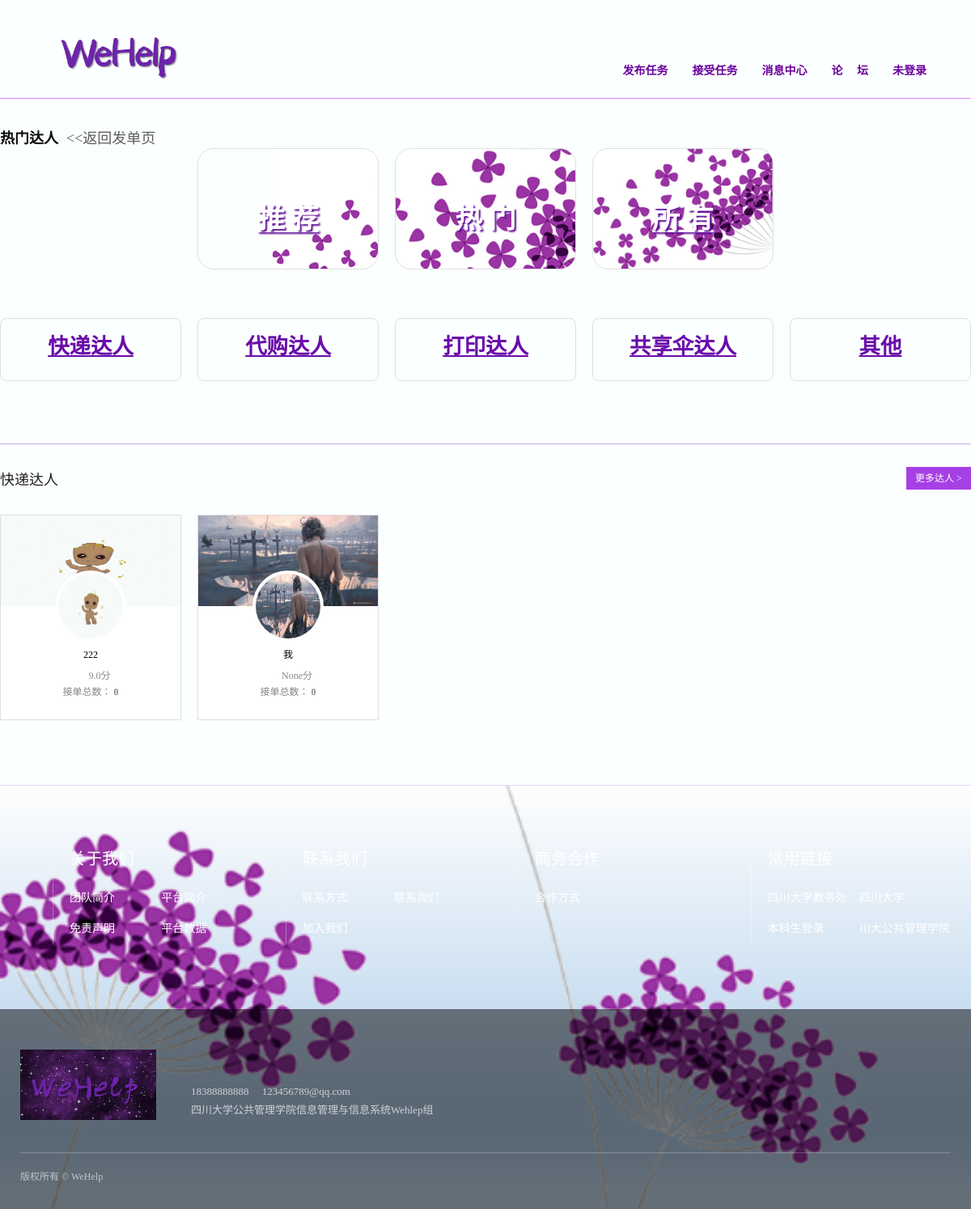
The page /Send/popular_master on the database its author committed.
### Login/models.py (models this page shows, shortened)
class User(AbstractUser):
    gender_choice = (
        (u'M', u'Male'),
        (u'F', u'Female'),
    )
    login = (
        ('0', u'离线'),
        ('1', u'在线'),
    )
    username = models.CharField(max_length=64, verbose_name='用户名', unique=True)
    name = models.CharField(max_length=64, blank=True, verbose_name='姓名')
    gender = models.CharField(max_length=2, choices=gender_choice)
    college = models.CharField(max_length=64, blank=True, verbose_name='学院')
    major = models.CharField(max_length=64, blank=True, verbose_name='专业')
    birthday = models.DateField(blank=True, null=True, verbose_name='生日')
    email = models.EmailField(blank=True, verbose_name='邮箱')
    qq_num = models.CharField(max_length=64, blank=True, verbose_name='QQ号')
    avatar = models.ImageField(upload_to='avatar', verbose_name='头像')
    final_remark = models.FloatField(max_length=10, null=True, blank=True, verbose_name='总评分')
    task_take_num = models.IntegerField(default=0, blank=True, verbose_name='接单总次数')
    alike = models.IntegerField(default=0, blank=True, verbose_name='点赞总次数')
    attention = models.IntegerField(default=0, blank=True, verbose_name='关注总次数')
    is_login = models.CharField(max_length=128, choices=login, default='0', verbose_name='')
    master_type = models.ForeignKey(MasterType, on_delete=models.CASCADE, blank=True, null=True, verbose_name='达人类型')
    become_master_datetime = models.DateTimeField(auto_now_add=True, verbose_name='成为达人时间')
    master_take_delivery_times = models.IntegerField(default=0, blank=True, verbose_name='接快递总次数')
    master_take_buy_times = models.IntegerField(default=0, blank=True, verbose_name='接代购总次数')
    master_take_print_times = models.IntegerField(default=0, blank=True, verbose_name='接打印总次数')
    master_take_umbrella_times = models.IntegerField(default=0, blank=True, verbose_name='接共享伞总次数')
    master_take_others_times = models.IntegerField(default=0, blank=True, verbose_name='接其他单次数')
    class Meta:
        verbose_name = '用户资料'
        verbose_name_plural = verbose_name

### Send/views.py (the view)
def popular_master(request):
    deliverys = User.objects.all().filter(master_type_id='1').order_by('master_take_delivery_times')[0:5]
    buys = User.objects.all().filter(master_type_id='2').order_by('master_take_buy_times')[0:5]
    prints = User.objects.all().filter(master_type_id='3').order_by('master_take_print_times')[0:5]
    umbrellas = User.objects.all().filter(master_type_id='4').order_by('master_take_umbrella_times')[0:5]
    otherss = User.objects.all().filter(master_type_id='5').order_by('master_take_others_times')[0:5]
    delivery = MasterType.objects.get(master_type_id='1')
    buy = MasterType.objects.get(master_type_id='2')
    print = MasterType.objects.get(master_type_id='3')
    umbrella = MasterType.objects.get(master_type_id='4')
    others = MasterType.objects.get(master_type_id='5')
    return render(request, 'Send/popular_master.html', {'deliverys': deliverys, 'delivery': delivery,
                                                        'buys': buys, 'buy': buy,
                                                        'prints': prints, 'print': print,
                                                        'umbrellas': umbrellas, 'umbrella': umbrella,
                                                        'otherss': otherss,  'others': others,
                                                        })

### Send/templates/Send/popular_master.html (shortened to what this page needs)
{% extends 'home.html' %}
{% load static %}
{% block css %}
    <link rel="stylesheet" href="{% static 'css/pop_ms.css' %}" type = "text/css"/>
    <link rel="stylesheet" href="{% static 'css/index02.css' %}" type = "text/css"/>
{% endblock %}
{% block content %}
  <div class="main">
      <div class="main-inner body-width">
      <span class="aa"><a href="{% url 'Send:send_category'%}" class="cate"><<返回发单页</a><span style="color: #0f0f0f; float: left; font-size: 18px"><b>热门达人</b></span></span>
          <div class="banner clearfix">
              <div class="main-cont main-cate">
                  <ul class="main-cont__list clearfix">
                      <li class="item" style=" background:  url({% static 'images/dm21.png' %}) no-repeat right; background-size: cover; ">
                          <div class="info">
                              <a href="{% url 'Send:recommend_master' %}" class="info-title"><p><b><u>推&nbsp;荐</u></b></p></a>
                          </div>
                      </li>
                      <li class="item" style=" background: url({% static 'images/dm22.png' %}) no-repeat right; background-size: cover; ">
                          <div class="info">
                              <a href="{% url 'Send:popular_master' %}" class="info-title"><p><b>热&nbsp;门</b></p></a>
                          </div>
                      </li>
                      <li class="item" style=" background: url({% static 'images/dm23.png' %}) no-repeat scroll left; background-size: cover; ">
                          <div class="info">
                              <a href="{% url 'Send:masters' %}" class="info-title"><p><b><u>所&nbsp;有</u></b></p></a>
                          </div>
                      </li>
                  </ul>
              </div>
              <div class="main-cont main-cate2">
                  <ul class="main-cont__list clearfix">
                      <li class="item" style=" background: url({% static 'images/cate01.png' %}) no-repeat; background-size: cover; ">
                          <div class="info">
                              <a href="{% url 'Send:master_category' delivery.master_type_id %}" class="info-title"><p><b><u>快递达人</u></b></p></a>
                          </div>
                      </li>
                      <li class="item" style=" background: url({% static 'images/cate02.png' %}) no-repeat; background-size: cover; ">
                          <div class="info">
                              <a href="{% url 'Send:master_category' buy.master_type_id %}" class="info-title"><p><b><u>代购达人</u></b></p></a>
                          </div>
                      </li>
                      <li class="item" style=" background: url({% static 'images/cate03.png' %}) no-repeat; background-size: cover; ">
                          <div class="info">
                              <a href="{% url 'Send:master_category' print.master_type_id %}" class="info-title"><p><b><u>打印达人</u></b></p></a>
                          </div>
                      </li>
                      <li class="item" style=" background: url({% static 'images/cate04.png' %}) no-repeat; background-size: cover; ">
                          <div class="info">
                              <a href="{% url 'Send:master_category' umbrella.master_type_id %}" class="info-title"><p><b><u>共享伞达人</u></b></p></a>
                          </div>
                      </li>
                      <li class="item" style=" background: url({% static 'images/cate05.png' %}) no-repeat; background-size: cover; ">
                          <div class="info">
                              <a href="{% url 'Send:master_category' others.master_type_id %}" class="info-title"><p><b><u>其他</u></b></p></a>
                          </div>
                      </li>
                  </ul>
              </div>
          </div>
      <div class="main-cont main-user">
          {% if deliverys and delivery%}
              <div class="main-cont__title">
                  <h3>快递达人</h3>
                  <a href="{% url 'Send:master_category' delivery.master_type_id %}" class="more">更多达人 ></a>
              </div>
              <ul class="main-cont__list clearfix">
              {% for user in deliverys %}
                  <li class="item">
                      <a href="{% url 'Send:master_details' user.id %}" ><img src="/media/{{ user.avatar }}" style="height: 112px;width: 100%;" ></a>
                      <a href="{% url 'Send:master_details' user.id %}" class="headImg"><img src="/media/{{ user.avatar }}" alt="#"></a>
                      <div class="info">
                          <a href="{% url 'Send:master_details' user.id %}" class="info-title">{{ user.username}}</a>
                          <p><i class="icon-star"></i>{{ user.final_remark}}分</p>
                          <p>接单总数： <b>{{ user.task_take_num}}</b></p>
                      </div>
                  </li>
              {% endfor %}
              </ul>
          {% endif %}
      </div>
    </div>
  </div>
{% endblock %}

### static/css/base01.css (style rules this page uses)
html, body, div, span, object, iframe, h1, h2, h3, h4, h5, h6, p, blockquote, pre, a, abbr, acronym, address, figure, figcaption, code, del, dfn, em, button, q, dl, dt, dd, ol, ul, li, fieldset, form, legend, table, tf, tr, th { border: 0px; padding: 0px; font-size: 100%; margin: 0px; font-family: inherit; -webkit-font-smoothing: subpixel-antialiased; -webkit-text-size-adjust: 100%; font-weight: normal; word-break: break-word; }
body { background: #fcffff; color: #222; line-height: 1.6em; font-size: 12px; font-family: "å¾®è½¯é é»", "Microsoft YaHei", "PingFang SC", "Hiragino Sans GB", PingHei, STHeiti; margin: 0px auto; max-width: 2560px; overflow-x: hidden; }
img { border: 0px; vertical-align: bottom; -ms-interpolation-mode: bicubic; }
a { text-decoration: none; color: #000; }
ul, li { list-style-type: none; }
.clearfix:after { display: block; content: ''; clear: both; height: 0px; visibility: hidden; }
.clearfix { *display: table; *zoom: 1; }

### Send/static/css/pop_ms.css (style rules this page uses)
.body-width { width: 1200px; margin: 0 auto; }
.main { position: relative; padding-bottom: 80px; background-color: #fcffff; }
.main-inner { padding-top: 40px; }
.banner { position: relative; height: 325px; }
.cate { margin-top: 20px; margin-left: 10px; font-size: 1.5em; color: #5c5c5c; margin-bottom: 20px; }
.main-cate .item { left: 20%; position: relative; border-radius: 20px; width: 250px; height: 150px; }
.main-cate .info { margin-top:30%; text-align: center; }
.main-cate .info-title { line-height: 40px; }
.main-cate p { font-weight: bolder; font-family: 黑体; color: #ffffff; font-size: 2.8em; text-shadow: 2px 2px 2px #5e0b95; }
.main-cate2 .item { margin-top: 60px; border-radius: 8px; width: 183px; height: 78px; border: #b668ce 1px solid; background-color: #ffffff; }
.main-cate2 .info { margin-top:0%; text-align: center; }
.main-cate2 .info-title { line-height: 68px; }
.main-cate2 p { font-family: 微软雅黑; color: #6a0daa; font-size: 2.2em; margin-top: 0%; }
.main-user .icon-star { display: inline-block; width: 16px; height: 16px; margin-right: 6px; vertical-align: -2px; }
.main-cont__title { position: relative; height: 88px; margin-top: 40px; border-top: 1px solid #bcade4; }
.main-cont__title h3 { font-size: 18px; line-height: 88px; }
.main-cont__title .more { position: absolute; right: 0; top: 28px; width: 80px; height: 28px; line-height: 28px; text-align: center; color: #fff; background-color: #a63fe4; text-decoration: none; font-size: 12px; }
.main-cont__list { margin-right: -20px; }
.main-cont__list .item { position: relative; top: 0; float: left; width: 224px; margin-right: 20px; border: 1px solid #dedfe0; background-color: #fff; box-sizing: border-box; transition: top 0.2s; }
.main-user .item { position: relative; height: 254px; }
.main-user .headImg { position: absolute; left: 50%; top: 68px; width: 88px; height: 88px; margin-left: -44px; border-radius: 50%; background-color: #fff; }
.main-user .headImg img { position: absolute; top: 4px; left: 4px; width: 80px; height: 80px; border-radius: 50%; }
.main-user .info { margin-top: 44px; text-align: center; }
.main-user .info-title { line-height: 32px; }
.main-user p { line-height: 20px; color: #888; font-size: 12px; }

### rows shown on the page
User: avatar (picture), username "222", final_remark "9.0", task_take_num "0"
User: avatar (picture), username "我", final_remark "None", task_take_num "0"
